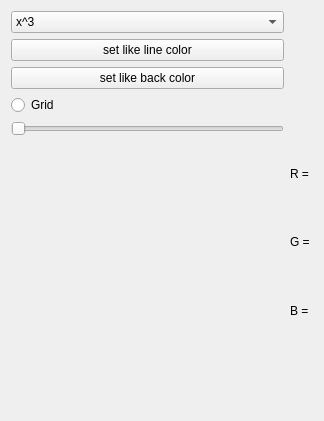
<?xml version="1.0" encoding="UTF-8"?>
<ui version="4.0">
 <class>setter</class>
 <widget class="QWidget" name="setter">
  <property name="geometry">
   <rect>
    <x>0</x>
    <y>0</y>
    <width>324</width>
    <height>421</height>
   </rect>
  </property>
  <property name="windowTitle">
   <string>settings</string>
  </property>
  <layout class="QGridLayout" name="gridLayout">
   <item row="5" column="0" rowspan="3">
    <widget class="pallete" name="widget" native="true"/>
   </item>
   <item row="6" column="1">
    <widget class="QLabel" name="label_2">
     <property name="text">
      <string>G = </string>
     </property>
    </widget>
   </item>
   <item row="1" column="0">
    <widget class="QPushButton" name="pushButton_2">
     <property name="text">
      <string>set like line color</string>
     </property>
    </widget>
   </item>
   <item row="2" column="0">
    <widget class="QPushButton" name="pushButton">
     <property name="text">
      <string>set like back color</string>
     </property>
    </widget>
   </item>
   <item row="4" column="0">
    <widget class="QSlider" name="horizontalSlider">
     <property name="maximum">
      <number>255</number>
     </property>
     <property name="orientation">
      <enum>Qt::Horizontal</enum>
     </property>
    </widget>
   </item>
   <item row="5" column="1">
    <widget class="QLabel" name="label">
     <property name="text">
      <string>R = </string>
     </property>
    </widget>
   </item>
   <item row="7" column="1">
    <widget class="QLabel" name="label_3">
     <property name="text">
      <string>B =</string>
     </property>
    </widget>
   </item>
   <item row="3" column="0">
    <widget class="QRadioButton" name="radioButton">
     <property name="text">
      <string>Grid</string>
     </property>
    </widget>
   </item>
   <item row="0" column="0">
    <widget class="QComboBox" name="comboBox">
     <item>
      <property name="text">
       <string>x^3</string>
      </property>
     </item>
     <item>
      <property name="text">
       <string>(x-4)^3</string>
      </property>
     </item>
     <item>
      <property name="text">
       <string>(x+6)^3</string>
      </property>
     </item>
    </widget>
   </item>
   <item row="8" column="0">
    <widget class="QLabel" name="label_4">
     <property name="text">
      <string/>
     </property>
    </widget>
   </item>
  </layout>
 </widget>
 <customwidgets>
  <customwidget>
   <class>pallete</class>
   <extends>QWidget</extends>
   <header location="global">pallete.h</header>
   <container>1</container>
  </customwidget>
 </customwidgets>
 <resources/>
 <connections/>
</ui>
